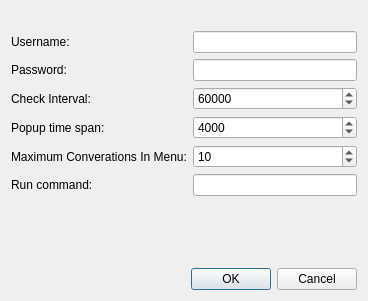
<?xml version="1.0" encoding="UTF-8"?>
<ui version="4.0">
 <class>DialogOptions</class>
 <widget class="QDialog" name="DialogOptions">
  <property name="geometry">
   <rect>
    <x>0</x>
    <y>0</y>
    <width>368</width>
    <height>301</height>
   </rect>
  </property>
  <property name="windowTitle">
   <string>QGmailNotifier Options</string>
  </property>
  <layout class="QGridLayout" name="gridLayout">
   <item row="0" column="0">
    <widget class="QLabel" name="label_6">
     <property name="text">
      <string/>
     </property>
     <property name="pixmap">
      <pixmap resource="QGmailNotifier.qrc">:/img/gmail.png</pixmap>
     </property>
    </widget>
   </item>
   <item row="1" column="0">
    <widget class="QLabel" name="label">
     <property name="text">
      <string>Username:</string>
     </property>
    </widget>
   </item>
   <item row="1" column="1">
    <widget class="QLineEdit" name="txtUser">
     <property name="sizePolicy">
      <sizepolicy hsizetype="MinimumExpanding" vsizetype="Fixed">
       <horstretch>0</horstretch>
       <verstretch>0</verstretch>
      </sizepolicy>
     </property>
    </widget>
   </item>
   <item row="2" column="0">
    <widget class="QLabel" name="label_2">
     <property name="text">
      <string>Password:</string>
     </property>
    </widget>
   </item>
   <item row="2" column="1">
    <widget class="QLineEdit" name="txtPass">
     <property name="sizePolicy">
      <sizepolicy hsizetype="MinimumExpanding" vsizetype="Fixed">
       <horstretch>0</horstretch>
       <verstretch>0</verstretch>
      </sizepolicy>
     </property>
     <property name="echoMode">
      <enum>QLineEdit::Password</enum>
     </property>
    </widget>
   </item>
   <item row="3" column="0">
    <widget class="QLabel" name="label_3">
     <property name="text">
      <string>Check Interval:</string>
     </property>
    </widget>
   </item>
   <item row="3" column="1">
    <widget class="QSpinBox" name="spnInterval">
     <property name="sizePolicy">
      <sizepolicy hsizetype="MinimumExpanding" vsizetype="Fixed">
       <horstretch>0</horstretch>
       <verstretch>0</verstretch>
      </sizepolicy>
     </property>
     <property name="minimum">
      <number>1000</number>
     </property>
     <property name="maximum">
      <number>600000</number>
     </property>
     <property name="value">
      <number>60000</number>
     </property>
    </widget>
   </item>
   <item row="4" column="0">
    <widget class="QLabel" name="label_4">
     <property name="text">
      <string>Popup time span:</string>
     </property>
    </widget>
   </item>
   <item row="4" column="1">
    <widget class="QSpinBox" name="spnPopup">
     <property name="sizePolicy">
      <sizepolicy hsizetype="MinimumExpanding" vsizetype="Fixed">
       <horstretch>0</horstretch>
       <verstretch>0</verstretch>
      </sizepolicy>
     </property>
     <property name="maximum">
      <number>10000</number>
     </property>
     <property name="value">
      <number>4000</number>
     </property>
    </widget>
   </item>
   <item row="5" column="0">
    <widget class="QLabel" name="label_5">
     <property name="text">
      <string>Maximum Converations In Menu:</string>
     </property>
    </widget>
   </item>
   <item row="5" column="1">
    <widget class="QSpinBox" name="spnConversation">
     <property name="sizePolicy">
      <sizepolicy hsizetype="MinimumExpanding" vsizetype="Fixed">
       <horstretch>0</horstretch>
       <verstretch>0</verstretch>
      </sizepolicy>
     </property>
     <property name="minimum">
      <number>1</number>
     </property>
     <property name="maximum">
      <number>30</number>
     </property>
     <property name="value">
      <number>10</number>
     </property>
    </widget>
   </item>
   <item row="6" column="0">
    <widget class="QLabel" name="label">
     <property name="text">
      <string>Run command:</string>
     </property>
    </widget>
   </item>
   <item row="6" column="1">
    <widget class="QLineEdit" name="txtCommand">
     <property name="sizePolicy">
      <sizepolicy hsizetype="MinimumExpanding" vsizetype="Fixed">
       <horstretch>0</horstretch>
       <verstretch>0</verstretch>
      </sizepolicy>
     </property>
    </widget>
   </item>
   <item row="7" column="1">
    <spacer name="verticalSpacer">
     <property name="orientation">
      <enum>Qt::Vertical</enum>
     </property>
     <property name="sizeHint" stdset="0">
      <size>
       <width>20</width>
       <height>32</height>
      </size>
     </property>
    </spacer>
   </item>
   <item row="8" column="0" colspan="2">
    <widget class="QDialogButtonBox" name="buttonBox">
     <property name="orientation">
      <enum>Qt::Horizontal</enum>
     </property>
     <property name="standardButtons">
      <set>QDialogButtonBox::Cancel|QDialogButtonBox::Ok</set>
     </property>
    </widget>
   </item>
  </layout>
 </widget>
 <resources>
  <include location="QGmailNotifier.qrc"/>
 </resources>
 <connections>
  <connection>
   <sender>buttonBox</sender>
   <signal>accepted()</signal>
   <receiver>DialogOptions</receiver>
   <slot>accept()</slot>
   <hints>
    <hint type="sourcelabel">
     <x>248</x>
     <y>254</y>
    </hint>
    <hint type="destinationlabel">
     <x>157</x>
     <y>274</y>
    </hint>
   </hints>
  </connection>
  <connection>
   <sender>buttonBox</sender>
   <signal>rejected()</signal>
   <receiver>DialogOptions</receiver>
   <slot>reject()</slot>
   <hints>
    <hint type="sourcelabel">
     <x>316</x>
     <y>260</y>
    </hint>
    <hint type="destinationlabel">
     <x>286</x>
     <y>274</y>
    </hint>
   </hints>
  </connection>
 </connections>
</ui>
